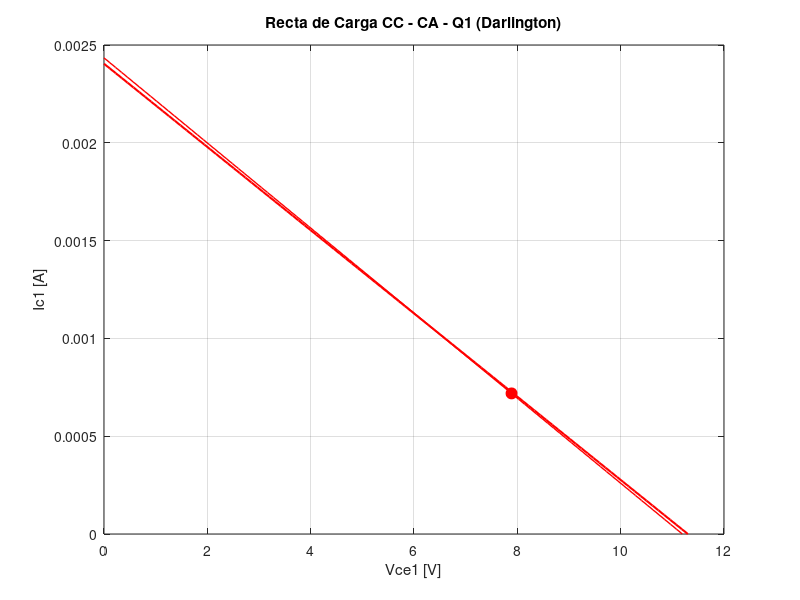
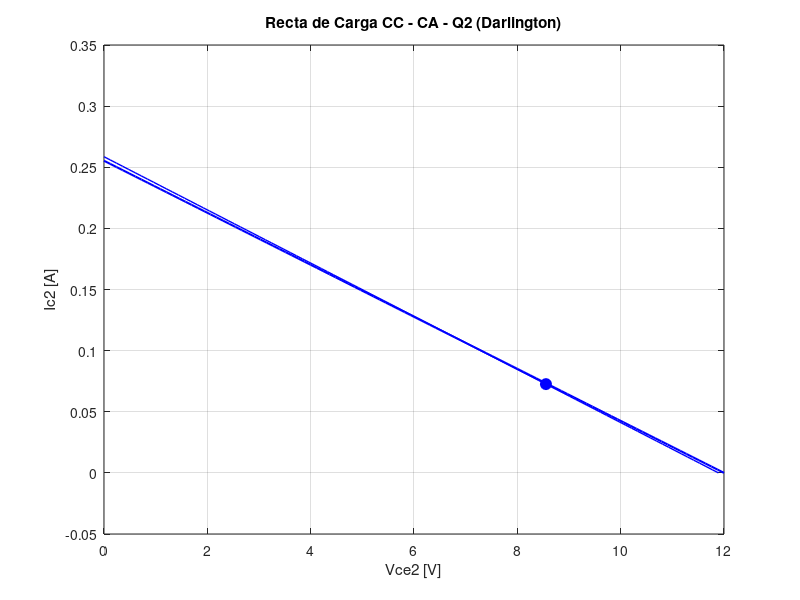
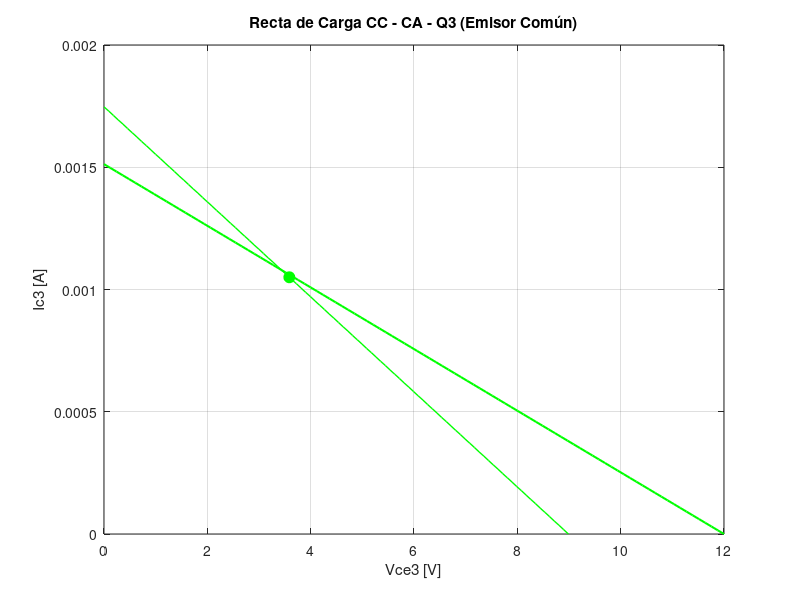
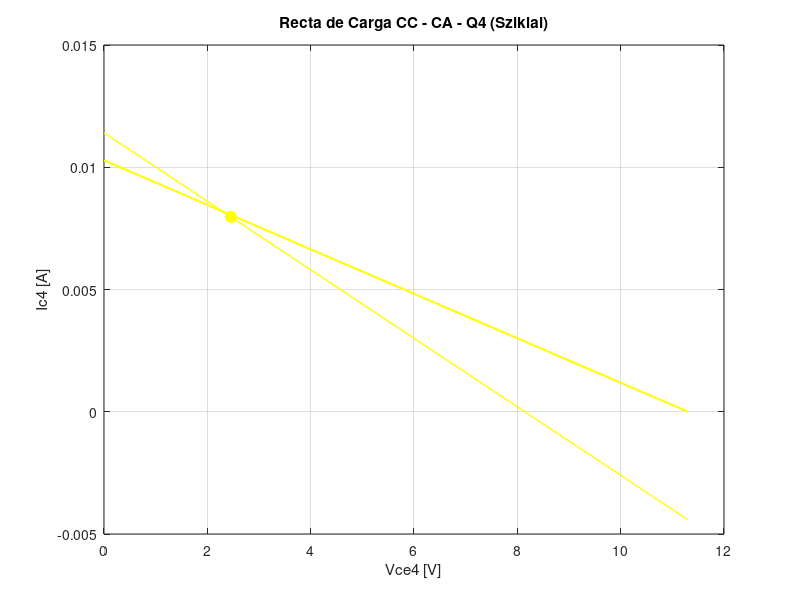

These figures' MATLAB source, in order: (Note: this script raises an error after producing the figures.)
clear all, close all, clc

Vcc = 12;
Bn = 100;
Bp = 100;
Rbd = 1000000;
Red = 47;
R1e = 120000;
R2e = 27000;
Rce = 6800;
Ree = 1200;
R1s = 47000;
R2s = 100000;
Rcb = 100;
Res = 10;
Ro  = 75/10;
Rl  = 8;
Vbb = (Vcc*R2e)/(R2e+R1e);
Rbb = (R1e*R2e)/(R1e+R2e);
a   = Bn/(Bn+1);
Vbbn = (Vcc*R2s)/(R1s+R2s);
Rbbn = (R1s*R2s)/(R1s+R2s);

   %%% POLARIZACIÓN %%%

   % Darlington

% e1 Ibq1*0 + Icq1*0 + Ieq1*0 + Vceq1*0 + Ibq2*0 + Icq2*0 + Ieq2*Red + Vceq2 = Vcc
% e2 Ibq1*0 + Icq1*0 + Ieq1*Bn*Red + Vceq1 + Ibq2*0 + Icq2*0 + Ieq2*0 + Vceq2*0 = Vcc-0.7
% e3 Ibq1*Rbd + Icq1*0 + Ieq1*Bn*Red + Vceq1*0 + Ibq2*0 + Icq2*0 + Ieq2*0 + Vceq2*0 = Vcc-1.4
% e4 Ibq1*Bn + Icq1*-1 + Ieq1*0 + Vceq1*0 + Ibq2*0 + Icq2*0 + Ieq2*0 + Vceq2*0 = 0
% e5 Ibq1*0 + Icq1*0 + Ieq1*0 + Vceq1*0 + Ibq2*Bn + Icq2*-1 + Ieq2*0 + Vceq2*0 = 0
% e6 Ibq1*0 + Icq1*0 + Ieq1 + Vceq1*0 + Ibq2*-1 + Icq2*0 + Ieq2*0 + Vceq2*0 = 0
% e7 Ibq1*-1 + Icq1*-1 + Ieq1 + Vceq1*0 + Ibq2*0 + Icq2*0 + Ieq2*0 + Vceq2*0 = 0
% e8 Ibq1*0 + Icq1*0 + Ieq1*0 + Vceq1*0 + Ibq2*-1 + Icq2*-1 + Ieq2 + Vceq2*0 = 0

Q1 = zeros(8, 8);
S1 = zeros(8, 1);

%e1
Q1(1, 7) = Red;
Q1(1, 8) = 1;
%e2
Q1(2, 3) = Bn*Red;
Q1(2, 4) = 1;
%e3
Q1(3, 1) = Rbd;
Q1(3, 3) = Bn*Red;
%e4
Q1(4, 1) = Bn;
Q1(4, 2) = -1;
%e5
Q1(5, 5) = Bn;
Q1(5, 6) = -1;
%e6
Q1(6, 3) = 1;
Q1(6, 5) = -1;
%e7
Q1(7, 1) = -1;
Q1(7, 2) = -1;
Q1(7, 3) = 1;
%e8
Q1(8, 5) = -1;
Q1(8, 6) = -1;
Q1(8, 7) = 1;

S1(1) = Vcc;
S1(2) = Vcc - 0.7;
S1(3) = Vcc - 1.4;

%[Ibq1, Icq1, Ieq1, Vceq1, Ibq2, Icq2, Ieq2, Vceq2]
R1 = Q1\S1;

   %Emisor común

##   eq1 = Ibeq*Rbb + Iceq*0 + Ieeq*Ree + Vceq*0 == Vbb - 7/10;
##   eq2 = Ibeq*0 + Iceq*Rce  + Ieeq*Ree + Vceeq  == Vcc;
##   eq3 = Ibeq*B - Iceq + Ieeq*0 + Vceq*0 == 0;
##   eq4 = -Ibeq - Iceq + Ieeq + Vcea*0 == 0;

Q2 = zeros(4,4);
S2 = zeros(4,1);

%eq1
Q2(1, 1) = Rbb;
Q2(1, 3) = Ree;
%eq2
Q2(2, 2) = Rce;
Q2(2, 3) = Ree;
Q2(2, 4) = 1;
%e3
Q2(3, 1) = Bn;
Q2(3, 2) = -1;
%e4
Q2(4, 1) = -1;
Q2(4, 2) = -1;
Q2(4, 3) = 1;

S2(1) = Vbb-0.7;
S2(2) = Vcc;

% Ibeq Iceq Ieeq Vceq
R2 = Q2\S2;

   %Sziklai

       % Ibnq Icnq Ienq Vceqs Ibpq Icpq Iepq Vecqs
% eq1: Ibnq*0 + Icnq*0 + Ienq*Res + Vceqs*0 + Ibpq*0 + Icpq*Res + Iepq*0 + Vecqs   = Vcc
% eq2: Ibnq*0 + Icnq*0 + Ienq*Res + Vceqs   + Ibpq*Rcb + Icpq*Res + Iepq*0 + Vecqs*0 = Vcc - 7/10
% eq3: Ibnq*Rbbn + Icnq*0 + Ienq*Res + Vceqs*0+ Ibpq*0 + Icpq*Res + Iepq*0 + Vecqs*0  = Vbbn - 7/10
% eq4: Ibnq*Bn - Icnq = 0
% eq5: Ibpq*Bp - Icpq = 0
% eq6: -Icnq + Ibpq = 0
% eq7: -Ibnq - Icnq + Ienq = 0
% eq8: -Ibpq - Icpq + Iepq = 0

Q3 = zeros(8, 8);
S3 = zeros(8, 1);

%eq1
Q3(1, 3) = Res;
Q3(1, 6) = Res;
Q3(1, 8) = 1;
%eq2
Q3(2, 3) = Res;
Q3(2, 4) = 1;
Q3(2, 5) = Rcb;
Q3(2, 6) = Res;
%eq3
Q3(3, 1) = Rbbn;
Q3(3, 3) = Res;
Q3(3, 6) = Res;
%eq4
Q3(4, 1) = Bn;
Q3(4, 2) = -1;
%eq5
Q3(5, 5) = Bp;
Q3(5, 6) = -1;
%eq6
Q3(6, 2) = -1;
Q3(6, 5) = 1;
%eq7
Q3(7, 5) = -1;
Q3(7, 6) = -1;
Q3(7, 7) = 1;
%eq8
Q3(8, 1) = -1;
Q3(8, 2) = -1;
Q3(8, 3) = 1;

S3(1) = Vcc;
S3(2) = Vcc - 0.7;
S3(3) = Vcc - 1.4;

R3 = Q3\S3;

Vt = 25/1000;
disp("");
hie1 = double((Vt*Bn)/(R1(2)))
disp("");
hie2 = double((Vt*Bn)/R1(6))
disp("");
hie3 = double((Vt*Bn)/R2(2))
disp("");
hie4 = double((Vt*Bn)/R3(2))
disp("");
hie5 = double((Vt*Bp)/R3(6))

Vcc = 12;
ZiEC = 2129.5; % Impedancia de entrada del amplificador Em Com
ZiSz = 2.1131e+04; % Impedancia de entrada del amplificador Sziklai

% Rectas de carga

%Gráfico Transistor Q1
x1 = linspace(0, 11.3, 100);
Ic1 = (Vcc-0.7)/(Bn*Red) - x1/(Bn*Red);
Rca1 = Bn/(1/Red + 1/ZiEC);
x2 = linspace(0, R1(2)*Rca1+R1(4), 100);
ic1 = R1(2) - 1/Rca1 *(x2 - R1(4));

figure(1);
plot(x1, Ic1, 'r', 'LineWidth', 1.5);
hold on;
plot(x2, ic1, 'r', 'LineWidth', 1);
hold on;
%Punto Q
plot(R1(4), R1(2), 'ro', 'markersize', 8, 'markerfacecolor', 'r');
title('Recta de Carga CC - CA - Q1 (Darlington)');
xlabel('Vce1 [V]'); ylabel('Ic1 [A]');
grid on;
hold off;

%Gráfico Transistor Q2
x3 = linspace(0, 12, 100);
Ic2 = Vcc/Red - x3/Red;
Rca2 = 1/((1/Red+1/ZiEC));
x4 = linspace(0, R1(6)*Rca2+R1(8), 100);
ic2 = R1(6) - 1/Rca2 *(x4 - R1(8));

figure(2);
plot(x3, Ic2, 'b', 'LineWidth', 1.5);
hold on;
plot(x4, ic2, 'b', 'LineWidth', 1);
hold on;
%Punto Q
plot(R1(8), R1(6), 'bo', 'markersize', 8, 'markerfacecolor', 'b');
title('Recta de Carga CC - CA - Q2 (Darlington)');
xlabel('Vce2 [V]'); ylabel('Ic2 [A]');
grid on;
hold off;

%Gráfico Transistor Q3
x5 = linspace(0, 12, 100);
Rcc3 = Ree + (Bn*Rce)/(Bn+1);
Ic3 = Vcc/Rcc3 - x5/Rcc3;
Rca3 = 1/(1/Rce+1/ZiSz);
x6 = linspace(0, R2(2)*Rca3+R2(4), 100);
ic3 = R2(2) - (x6 - R2(4))/Rca3;

figure(3);
plot(x5, Ic3, 'g', 'LineWidth', 1.5);
hold on;
plot(x6, ic3, 'g', 'LineWidth', 1);
hold on;
%Punto Q
plot(R2(4), R2(2), 'go', 'markersize', 8, 'markerfacecolor', 'g');
title('Recta de Carga CC - CA - Q3 (Emisor Común)');
xlabel('Vce3 [V]'); ylabel('Ic3 [A]');
grid on;
hold off;

%Gráfico Transistor Q4
x7 = linspace(0, Vcc-0.7, 100);
Ic4 = ((1+Bn)*(Vcc-0.7-x7))/(Res*(Bn*Bp+Bn+1)+Bn*Rcb);
Rca4 = ((1/(1/Res + 1/(Ro+Rl)))*(Bn*Bp+Bn+1)+Bn*Rcb)/Bn;
ic4 = R3(2)-(x7-R3(4))/Rca4;

figure(4);
plot(x7, Ic4, 'y', 'LineWidth', 1.5);
hold on;
plot(x7, ic4, 'y', 'LineWidth', 1);
hold on;
%Punto Q
plot(R3(4), R3(2), 'yo', 'markersize', 8, 'markerfacecolor', 'y');
title('Recta de Carga CC - CA - Q4 (Sziklai)');
xlabel('Vce4 [V]'); ylabel('Ic4 [A]');
grid on;
hold off;

%Gráfico Transistor Q5
x8 = linspace(0, Vcc, 100);
Ic5 = (Bn*(1+Bp)*(Vcc-x8))/(Res*(Bn*Bp+Bn+1));
Rca5 = ((1/(1/Res + 1/(Ro+Rl)))*(Bn*Bp+Bn+1))/(Bn*(Bp+1));
ic5 = R3(6) - (x8-R3(8))/Rca5;

figure(5);
plot(x8, Ic5, 'm', 'LineWidth', 1.5);
hold on;
plot(x8, ic5, 'm', 'LineWidth', 1);
hold on;
%Punto Q
plot(R3(8), R3(6), 'mo', 'markersize', 8, 'markerfacecolor', 'm');
title('Recta de Carga CC - CA - Q5 (Sziklai)');
xlabel('Vce3 [V]'); ylabel('Ic3 [A]');
grid on;
hold off;

disp("");
disp('    TENSIONES CORRIENTE Y POTENCIAS     ');
disp("");
disp('Amplificador Darlington');
disp('');
disp('Q1');
disp("Ibq1 = ");
disp(double(R1(1)));
disp("Icq1 = ");
disp(double(R1(2)));
disp("Ieq1 = ");
disp(double(R1(3)));
disp("Vceq1 = ");
disp(double(R1(4)));
VbD1 = R1(7)*Red+1.4
VcD1 = Vcc
VeD1 = R1(7)*Red+0.7
VceD1 = VcD1-VeD1
PD1 = R1(3)*R1(4)
disp('Q2');
disp("Ibq2 = ");
disp(double(R1(5)));
disp("Icq2 = ");
disp(double(R1(6)));
disp("Ieq2 = ");
disp(double(R1(7)));
disp("Vceq2 = ");
disp(double(R1(8)));
VbD2 = VeD1
VcD2 = Vcc
VeD2 = R1(7)*Red
VceD2 = VcD2-VeD2
PD2 = R1(7)*R1(8)
disp("");
disp('Amplificador Emisor Común');
disp("");
disp('Q3');
disp("Ibeq = ");
disp(double(R2(1)));
disp("Iceq = ");
disp(double(R2(2)));
disp("Ieeq = ");
disp(double(R2(3)));
disp("Vceeq = ");
disp(double(R2(4)));
VbE = Vbb
VcE = R2(3)*Ree+R2(4)
VeE = R2(3)*Ree
VceE = VcE-VeE
PEC = R2(3)*R2(4)
disp("");
disp('Amplificador Sziklai');
disp("");
disp('Q4');
disp("Ibnq = ");
disp(double(R3(1)));
disp("Icnq = ");
disp(double(R3(2)));
disp("Ienq = ");
disp(double(R3(3)));
disp("Vceqs = ");
disp(double(R3(4)));
VbS1 = Vbbn
VcS1 = (R3(3)+R3(6))*Res+R3(4)
VeS1 = (R3(3)+R3(6))*Res
VceS1 = VcS1-VeS1
PS1 = R3(3)*R3(4)
disp('Q5');
disp("Ibpq = ");
disp(double(R3(5)));
disp("Icpq = ");
disp(double(R3(6)));
disp("Iepq = ");
disp(double(R3(7)));
disp("Vecqs = ");
disp(double(R3(8)));
VbS2 = VcS1
VcS2 = VeS1
VeS2 = Vcc
VecS2 = VeS2-VcS2
PS2 = R3(7)*R3(8)

disp("");
disp('Resistencias');
PRbd = R1(1)^2*Rbd
PRed = R1(7)^2*Red
IR1e = Vcc/(R1e+R2e);
PR1e = IR1e^2*R1e
IR2e = IR1e-R2(1);
PR2e = IR2e^2*R2e
PRce = R2(2)^2*Rce
PRee = R2(3)^2*Ree
IR1s = Vcc/(R1s+R2s);
PR1s = IR1s^2*R1s
IR2s = IR1s-R3(1);
PR2s = IR2s^2*R2s
PRes = (R3(3)+R3(6))^2*Res6
vi = 10e-3; %10 mV
Av = 111.798542;
vo = vi*Av;
IRo = vo/(Ro+Rl); % = IRl
PRo = IRo^2*Ro
PRl = IRo^2*Rl
